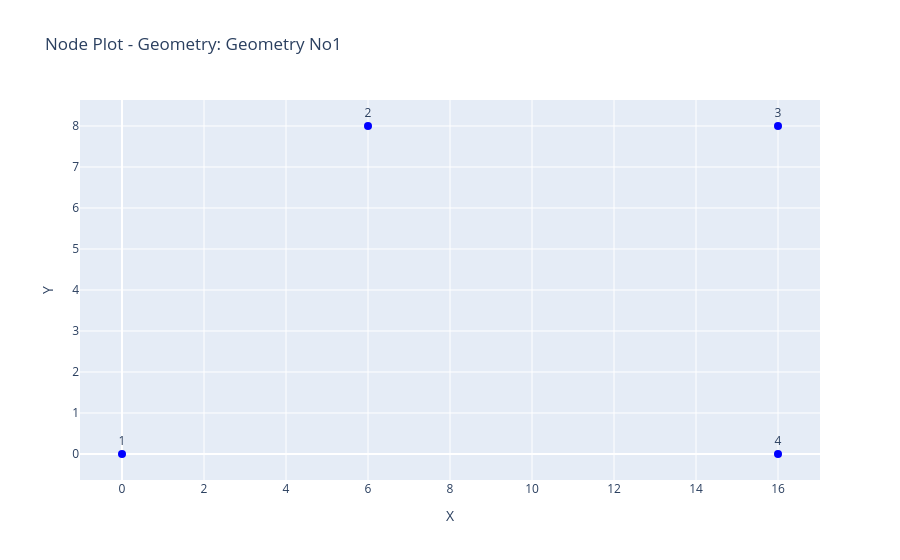
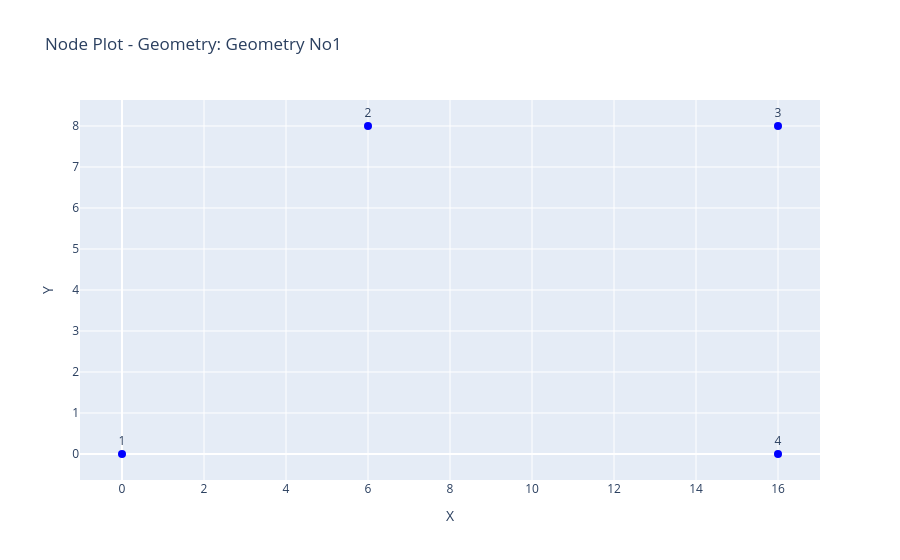

These figures' notebook cell, in order:
### Code cell
geo.plot_nodes(backend='plotly', 
               show=True)

### Figure 1 — Plotly figure (JSON) as saved in the notebook; plotly's stock layout.template omitted (floating-point values rounded to 4 significant figures)
{"data": [{"marker": {"color": "blue", "size": 8}, "mode": "markers+text", "text": ["1", "2", "3", "4"], "textposition": "top center", "type": "scatter", "x": [0, 6, 16, 16], "y": [0, 8, 8, 0]}], "layout": {"showlegend": false, "title": {"text": "Node Plot - Geometry: Geometry No1"}, "xaxis": {"title": {"text": "X"}}, "yaxis": {"scaleanchor": "x", "scaleratio": 1, "title": {"text": "Y"}}}}

### Figure 2 — Plotly figure (JSON) as saved in the notebook; plotly's stock layout.template omitted (floating-point values rounded to 4 significant figures)
{"data": [{"marker": {"color": "blue", "size": 8}, "mode": "markers+text", "text": ["1", "2", "3", "4"], "textposition": "top center", "type": "scatter", "x": [0, 6, 16, 16], "y": [0, 8, 8, 0]}], "layout": {"showlegend": false, "title": {"text": "Node Plot - Geometry: Geometry No1"}, "xaxis": {"title": {"text": "X"}}, "yaxis": {"scaleanchor": "x", "scaleratio": 1, "title": {"text": "Y"}}}}
